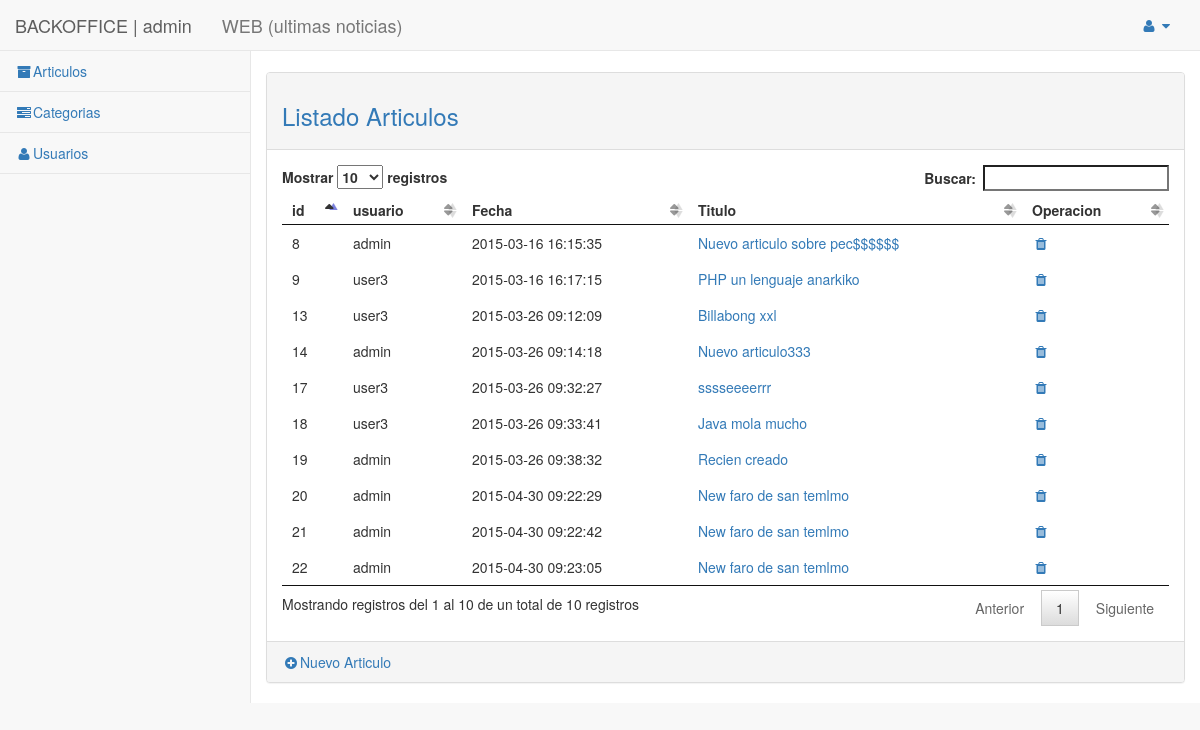
The page /backoffice/articulo/controlador.php (signed in) on the database its author committed.
### tables this page shows
CREATE TABLE IF NOT EXISTS `articulo` (
  `id` int(11) NOT NULL AUTO_INCREMENT,
  `fecha` timestamp NULL DEFAULT CURRENT_TIMESTAMP COMMENT 'fecha del artículo',
  `titulo` varchar(250) NOT NULL DEFAULT 'Sin titulo' COMMENT 'título del articulo',
  `contenido` text NOT NULL,
  `id_usuario` int(11) NOT NULL,
  `foto` varchar(535) NOT NULL,
  PRIMARY KEY (`id`),
  KEY `id_usuario` (`id_usuario`)
);

CREATE TABLE IF NOT EXISTS `usuario` (
  `id` int(11) NOT NULL AUTO_INCREMENT,
  `email` varchar(250) NOT NULL,
  `password` varchar(50) NOT NULL,
  `nombre` varchar(250) NOT NULL,
  `rol` int(1) NOT NULL DEFAULT '1' COMMENT '0=Administrador  1=usuario',
  PRIMARY KEY (`id`),
  UNIQUE KEY `email` (`email`)
);

### core/Database.php (called while the page is built, shortened)
<?php
class Database{
	private $db_host = "localhost";
	private $db_user = "root";
	private $db_pass = "";
	private $db_name = "mb15";
	private $con = false;
	private $result = array();
	public function connect(){
		if(!$this->con){
			$myconn = @mysql_connect($this->db_host,$this->db_user,$this->db_pass);
            if($myconn){
            	$seldb = @mysql_select_db($this->db_name,$myconn);
                if($seldb){
                	$this->con = true;
                    return true;
                }else{
                	array_push($this->result,mysql_error());
                    return false;
                }
            }else{
            	array_push($this->result,mysql_error());
                return false;
            }
        }else{
            return true;
        }
	}
    public function disconnect(){
    	if($this->con){
    		if(@mysql_close()){
    			$this->con = false;
				return true;
			}else{
				return false;
			}
		}
    }
	public function sql($sql){
		$query = @mysql_query($sql);
		if($query){
			$this->numResults = mysql_num_rows($query);
			for($i = 0; $i < $this->numResults; $i++){
				$r = mysql_fetch_array($query);
               	$key = array_keys($r);
               	for($x = 0; $x < count($key); $x++){
                   	if(!is_int($key[$x])){
                   		if(mysql_num_rows($query) >= 1){
                   			$this->result[$i][$key[$x]] = $r[$key[$x]];
						}else{
							$this->result = null;
						}
					}
				}
			}
			return true;
		}else{
			array_push($this->result,mysql_error());
			return false;
		}
	}
    public function getResult(){
        $val = $this->result;
        $this->result = array();
        return $val;
    }
}

### backoffice/articulo/modelo.php (called while the page is built, shortened)
<?php
	function getArticulos( $limit=10 , $id_usuario=null)
	{
		$sql = "SELECT a.id , titulo, id_usuario, nombre , fecha, contenido, nombre, foto FROM `articulo` as a , `usuario` as u WHERE a.id_usuario = u.id ORDER BY fecha DESC";
		$db = new Database();
		$db->connect();
		$where = '';
		$db->sql( $sql.$where );
		$res = $db->getResult();
		return $res;
	}
?>

### backoffice/articulo/vista.php (the view)
<?php require '../../html/backoffice/head.php'; ?>
<div id="page-wrapper">
    <div class="row">
        <div class="col-lg-12">
         </div>
     </div>
     <div class="row">
            <br>
            <div class="panel panel-default">
                <div class="panel-heading">
                     <h3 class="text-primary">Listado Articulos</h3>
                </div>
                <div class="panel-body">
					<table id="tabla">
					<thead>
						<tr>
							<th>id</th>
							<th>usuario</th>
							<th>Fecha</th>
							<th>Titulo</th>
							<th>Operacion</th>
						</tr>
					</thead>
					    <?php foreach($articulos as $articulo): ?>
					    <tr>
					    	<td><?php echo $articulo['id']?></td>
					    	<td><?php echo $articulo['nombre']?></td>
					        <td><?php echo $articulo['fecha']?></td>
					        <td>
					        	<a href="<?php echo(CONTROLLER_ARTICULO);?>?op=<?php echo(OP_DETALLE);?>&id=<?php echo $articulo['id']?>" >
					        		<?php echo $articulo['titulo']?>
					        	</a>
					        </td>
					        <td>
					        	<a href="<?php echo(CONTROLLER_ARTICULO);?>?id=<?php echo $articulo['id']?>&op=<?php echo(OP_ELIMINAR);?>"
					        	   title="Eliminar articulo"><i class="fa fa-trash fa-fw"></i></a>
					        </td>
					    </tr>
					<?php endforeach;?>
					</table>
				</div>
                <div class="panel-footer">
                    <a href="<?php echo(CONTROLLER_ARTICULO);?>?op=<?php echo(OP_DETALLE);?>"><i class="fa fa-plus-circle fa-fw"></i>Nuevo Articulo</a>
                 </div>
            </div>
		</div>
</div>
<?php require '../../html/backoffice/footer.php'; ?>

### backoffice/articulo/controlador.php (shortened to what this page needs)
<?php
require_once ('../../core/Database.php');
require_once('modelo.php');
$perfil = $_SESSION['perfil'];
$op = 1;
switch ($op) {
	case OP_LISTAR:
		op_listar($perfil);
		break;
}
function op_listar($perfil){
	if ( $perfil['rol'] == Constantes::$ROL_ADMINISTRADOR ){
		$articulos = getArticulos( -1 , null  );
	}else{
		$articulos = getArticulos( -1 , $perfil['id']  );
	}
	require('vista.php');
}

### html/backoffice/head.php (shortened to what this page needs)
<!DOCTYPE html>
<html lang="en">
<head>
	   <link href="css/bootstrap.min.css" rel="stylesheet">
	    <link href="css/sb-admin-2.css" rel="stylesheet">
	    <link href="css/font-awesome/css/font-awesome.min.css" rel="stylesheet" type="text/css">
	    <link href="js/datatables/css/jquery.dataTables.min.css" rel="stylesheet" type="text/css">
	    <link href="js/datatables/css/jquery.dataTables_themeroller.css" rel="stylesheet" type="text/css">
</head>
<body>
    <div id="wrapper">
    <?php require 'navigation.php';?>

### html/backoffice/navigation.php (shortened to what this page needs)
<?php
$perfil = $_SESSION["perfil"];
?>
 <nav class="navbar navbar-default navbar-static-top" role="navigation" style="margin-bottom: 0">
     <div class="navbar-header">
         <a class="navbar-brand" href="">BACKOFFICE | <?php echo $perfil['nombre']?> </a>
         <a class="navbar-brand" href="<?php echo WEBROOT; ?>"> WEB (ultimas noticias)</a>
     </div>
     <ul class="nav navbar-top-links navbar-right">
         <li class="dropdown">
             <a class="dropdown-toggle" data-toggle="dropdown" href="#">
                 <i class="fa fa-user fa-fw"></i>  <i class="fa fa-caret-down"></i>
             </a>
         </li>
     </ul>
     <div class="navbar-default sidebar" role="navigation">
         <div class="sidebar-nav navbar-collapse">
             <ul class="nav" id="side-menu">
                 <?php if ( $perfil['rol'] == 0 ) { ?>
                  <li>
                      <a href="<?php echo(CONTROLLER_ARTICULO);?>"><i class="fa fa-archive fa-fw"></i>Articulos</a>
                  </li>
                  <li>
                      <a href="<?php echo(CONTROLLER_CATEGORIA);?>"><i class="fa fa-tasks fa-fw"></i>Categorias</a>
                  </li>
                  <li>
                      <a href="<?php echo(CONTROLLER_USER);?>"><i class="fa fa-user fa-fw"></i>Usuarios</a>
                  </li>
               	<?php }?>
             </ul>
         </div>
     </div>
 </nav>

### html/backoffice/footer.php (shortened to what this page needs)
</div>
</body>
</html>

### html/backoffice/css/sb-admin-2.css (style rules this page uses)
body { background-color: #f8f8f8; }
#wrapper { width: 100%; }
#page-wrapper { padding: 0 15px; min-height: 568px; background-color: #fff; }
@media (min-width:768px) { #page-wrapper { position: inherit; margin: 0 0 0 250px; padding: 0 30px; border-left: 1px solid #e7e7e7; } }
.navbar-top-links { margin-right: 0; }
.navbar-top-links li { display: inline-block; }
.navbar-top-links li:last-child { margin-right: 15px; }
.navbar-top-links li a { padding: 15px; min-height: 50px; }
.sidebar .sidebar-nav.navbar-collapse { padding-right: 0; padding-left: 0; }
.sidebar ul li { border-bottom: 1px solid #e7e7e7; }
@media (min-width:768px) { .sidebar { z-index: 1; position: absolute; width: 250px; margin-top: 51px; } }
table.dataTable thead .sorting, table.dataTable thead .sorting_asc, table.dataTable thead .sorting_desc, table.dataTable thead .sorting_asc_disabled, table.dataTable thead .sorting_desc_disabled { background: 0 0; }
table.dataTable thead .sorting_asc:after { content: "\f0de"; float: right; font-family: fontawesome; }
table.dataTable thead .sorting:after { content: "\f0dc"; float: right; font-family: fontawesome; color: rgba(50,50,50,.5); }

### rows shown on the page
articulo: id "22", id_usuario.nombre "admin", fecha "2015-04-30 09:23:05", titulo "New faro de san temlmo"
articulo: id "21", id_usuario.nombre "admin", fecha "2015-04-30 09:22:42", titulo "New faro de san temlmo"
articulo: id "20", id_usuario.nombre "admin", fecha "2015-04-30 09:22:29", titulo "New faro de san temlmo"
articulo: id "19", id_usuario.nombre "admin", fecha "2015-03-26 09:38:32", titulo "Recien creado"
articulo: id "18", id_usuario.nombre "user3", fecha "2015-03-26 09:33:41", titulo "Java mola mucho"
articulo: id "17", id_usuario.nombre "user3", fecha "2015-03-26 09:32:27", titulo "sssseeeerrr"
articulo: id "14", id_usuario.nombre "admin", fecha "2015-03-26 09:14:18", titulo "Nuevo articulo333"
articulo: id "13", id_usuario.nombre "user3", fecha "2015-03-26 09:12:09", titulo "Billabong xxl"
articulo: id "9", id_usuario.nombre "user3", fecha "2015-03-16 16:17:15", titulo "PHP un lenguaje anarkiko"
articulo: id "8", id_usuario.nombre "admin", fecha "2015-03-16 16:15:35", titulo "Nuevo articulo sobre pec$$$$$$"

### other values the page prints
$perfil['nombre'] "admin"
